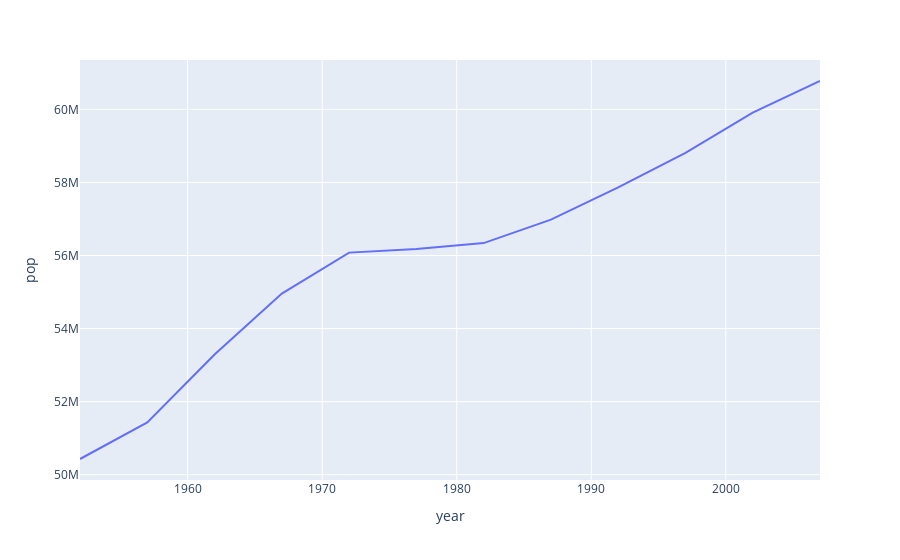

Notebook code for this chart:
### Markdown cell above
Pressing Shift+Tab inside the brackets brings up a dropdown menu with all the arguements

![image.png](attachment:9166cb29-480a-4a32-b1e7-581ca21ca55e.png)

### Code cell
px.line(data_frame=uk,x='year',y='pop')

### Figure 1 — Plotly figure (JSON) as saved in the notebook; plotly's stock layout.template omitted (floating-point values rounded to 4 significant figures)
{"data": [{"hovertemplate": "year=%{x}<br>pop=%{y}<extra></extra>", "legendgroup": "", "line": {"color": "#636efa", "dash": "solid"}, "marker": {"symbol": "circle"}, "mode": "lines", "name": "", "orientation": "v", "showlegend": false, "type": "scatter", "x": [1952, 1957, 1962, 1967, 1972, 1977, 1982, 1987, 1992, 1997, 2002, 2007], "xaxis": "x", "y": [50430000, 51430000, 53292000, 54959000, 56079000, 56179000, 56339704, 56981620, 57866349, 58808266, 59912431, 60776238], "yaxis": "y"}], "layout": {"autosize": true, "dragmode": "pan", "legend": {"tracegroupgap": 0}, "margin": {"t": 60}, "xaxis": {"anchor": "y", "autorange": true, "domain": [0, 1], "range": [1952, 2007], "showspikes": false, "title": {"text": "year"}, "type": "linear"}, "yaxis": {"anchor": "x", "autorange": true, "domain": [0, 1], "range": [49855209, 61351029], "showspikes": false, "title": {"text": "pop"}, "type": "linear"}}}
